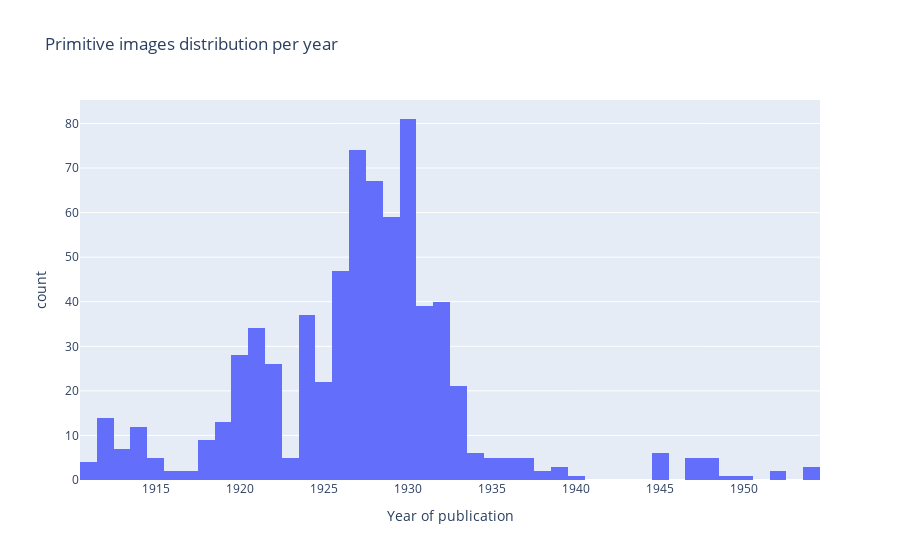

Write notebook code for a chart like this one.
### Code cell
fig = px.histogram(image_vis, x='year',
            title="Primitive images distribution per year",
                  labels={
                     "year": "Year of publication"})
fig.update_traces(textfont_size=12, textangle=0, textposition="outside", cliponaxis=False)
fig.show()
#fig.write_html('viz/image_per_year.html', auto_open=True)
fig.write_image("viz/image_per_year.png")

### Figure 1 — Plotly figure (JSON) as saved in the notebook; plotly's stock layout.template omitted (floating-point values rounded to 4 significant figures; data arrays with more than 128 entries replaced by an {"elided": "..."} marker saying what was removed)
{"data": [{"alignmentgroup": "True", "bingroup": "x", "cliponaxis": false, "hovertemplate": "Year of publication=%{x}<br>count=%{y}<extra></extra>", "legendgroup": "", "marker": {"color": "#636efa", "pattern": {"shape": ""}}, "name": "", "offsetgroup": "", "orientation": "v", "showlegend": false, "textangle": 0, "textfont": {"size": 12}, "textposition": "outside", "type": "histogram", "x": {"elided": "698 int values"}, "xaxis": "x", "yaxis": "y"}], "layout": {"autosize": true, "barmode": "relative", "legend": {"tracegroupgap": 0}, "title": {"text": "Primitive images distribution per year"}, "xaxis": {"anchor": "y", "autorange": true, "domain": [0, 1], "range": [1910.0, 1954.0], "title": {"text": "Year of publication"}, "type": "linear"}, "yaxis": {"anchor": "x", "autorange": true, "domain": [0, 1], "range": [0, 85.26], "title": {"text": "count"}}}}
